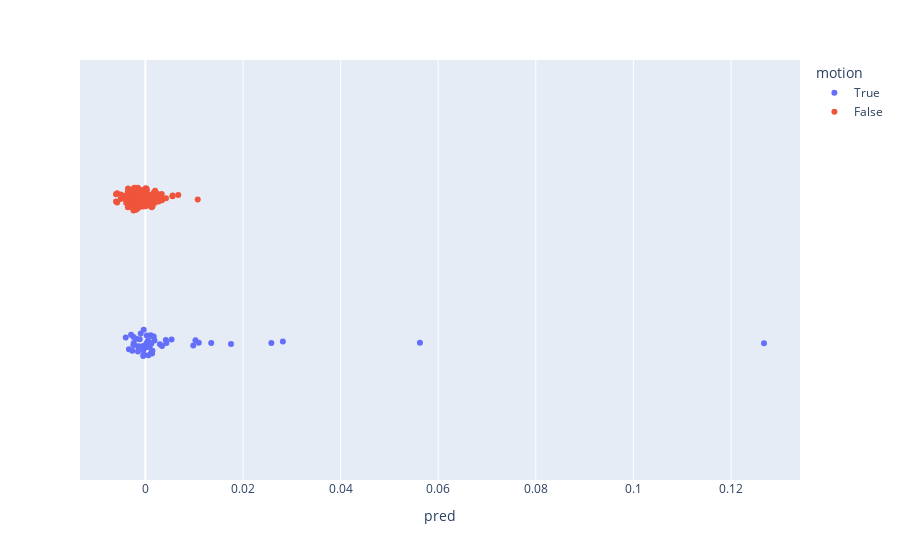

Notebook cell for this chart:
### Markdown cell above
## For SSIM

### Code cell
ssim_pred = pd.merge(ssim_df, score_df, on="identifier")
ssim_pred['label']=ssim_pred['motion']
px.strip(ssim_pred, color="motion", x='pred', hover_name="identifier", hover_data="comment")

### Figure 1 — Plotly figure (JSON) as saved in the notebook; plotly's stock layout.template omitted (floating-point values rounded to 4 significant figures)
{"data": [{"alignmentgroup": "True", "boxpoints": "all", "customdata": [["moderate motion at bottom of brain, ringing from frontal lobe into center of brain"], ["ringing throughout (especially axial view)"], ["some ringing in frontal lobe but not significant"], ["QC'd run 2, a lot of motion and ringing throughout"], ["Some motion and ringing"], ["Ringing"], ["ringing"], ["mild ringing throughout"], ["Minor ringing"], ["faint ringing but not significant "], ["ringing "], ["mild to moderate ringing"], ["some ringing throughout frontal lobe, minimal motion"], ["ringing"], ["severe ringing"], ["severe ringing/motion"], ["persistent ringing throughout"], ["mild persistent ringing throughout, sagittal section badly aligned in plane but corresponds with horizontal position-wise (frontal lobe comes in before cerebellum)"], ["moderate ringing and mild ghosting of eyes that clips brain"], ["fairly significant ringing throughout"], ["moderate ringing"], ["mild ringing"], ["incidental finding on skull, some motion"], ["severe ringing"], ["Very noticable ringing artifact"], ["faint ringing "], ["ringing"], ["significant ringing"], ["a bit grainy, mild ringing"], ["moderate motion and ringing"], ["ringing"], ["grainy, minor ringing"], ["mild to moderate ringing"], ["mild ringing"], ["ringing throughout"], ["ringing"], ["Minor ringing"], ["some ringing"], ["mild ringing"], ["some ringing"], ["ringing"], ["decent amount of motion, blurriness"], ["slight ringing"], ["ringing"], ["ringing of frontal lobe towards temporal lobe on left hemi"], ["ringing in frontal lobe"], ["Notable ringing in all views"], ["slight ringing"]], "fillcolor": "rgba(255,255,255,0)", "hoveron": "points", "hovertemplate": "<b>%{hovertext}</b><br><br>motion=True<br>pred=%{x}<br>comment=%{customdata[0]}<extra></extra>", "hovertext": ["IR00124_202210141", "IR00124_202212211", "IR01451_202210281", "IR02677_202303221", "IR08198_202305121", "IR08615_202303091", "IR08615_202305181", "IR09281_202304071", "IR13141_202308251", "MT09245_202302021", "MT16074_202304051", "MT18272_202307021", "OR02023_202210071", "OR10406_202306271", "OR10684_202305081", "OR10684_202308071", "PA01787_202211281", "PA01909_202211211", "PA03218_202305091", "PA07319_202303011", "PA07319_202305151", "PV15122_202309111", "SF01552_202304111", "SF02156_202306041", "SF02156_202308101", "SF05231_202301181", "SF05231_202304111", "SF10545_202302121", "SF14052_202308041", "SF14963_202306281", "SF14963_202309111", "YA08106_202307261", "YA13632_202304051", "YA15624_202305191", "YA17472_202303311", "YA20849_202308041", "YA23568_202308311", "IR11959_202305301", "IR11959_202308071", "MT13133_202303081", "MT23247_202308171", "PA00650_202209061", "PA00650_202304041", "SF29950_202308301", "YA03473_202209011", "YA03473_202211281", "YA05293_202212051", "YA16945_202303151"], "legendgroup": "True", "line": {"color": "rgba(255,255,255,0)"}, "marker": {"color": "#636efa"}, "name": "True", "offsetgroup": "True", "orientation": "h", "pointpos": 0, "showlegend": true, "type": "box", "x": [-0.001893, -0.001522, 0.0002674, 0.02816, 0.0005099, -0.000459, -0.001125, -0.0004316, 0.003396, 0.0008381, 0.01348, -0.003377, -0.000965, -0.004041, 0.01754, 0.001431, 0.0098, 0.0005702, -0.00156, 0.001055, 0.0006156, 0.00297, 0.01093, 0.00169, 1.748e-05, 0.0258, 0.001189, 0.1268, -0.0003383, 0.001199, -0.0003602, 0.004293, 0.005356, 0.0002698, 0.01025, 0.004178, -0.002448, 0.05625, -0.002391, 0.0007985, 0.001357, 0.001859, -0.002472, -0.002693, 0.001368, -0.0003524, -0.002942, -0.001176], "x0": " ", "xaxis": "x", "y0": " ", "yaxis": "y"}, {"alignmentgroup": "True", "boxpoints": "all", "customdata": [["very faint ringing in nonnorm"], [null], ["faint ringing but not significant"], [null], ["very minor ringing "], ["No notable issues"], ["minor ringing "], ["ghosting of eyes clips brain a bit"], ["no notable issues"], ["negligible ringing"], ["no notable issues"], [null], ["No notable issues"], ["Negligible ringing"], [null], ["minor ringing at the top of the brain"], ["No notable issues"], [null], ["no notable issues"], [null], ["incidental finding - large cyst in right temporal pole "], ["no notable issues"], ["no notable issues"], ["no notable issues"], ["ghosting of eyes slightly clips brain"], [null], [null], ["mild ringing"], ["No notable issues"], ["minor ringing "], ["noise"], ["Almost unnoticable ringing"], [null], [null], ["some tissue atrophy at the top of the brain "], ["No notable issues"], ["negligible ringing"], [null], ["vertical ghosting of eyes with minor impact to brain"], [null], ["No notable issues"], ["wraparound at most inferior level of axial view but doesn't impact brain in any way"], ["no notable issues"], ["a bit grainy, otherwise fine"], ["No notable issues"], ["no notable issues"], [null], [null], ["No notable issues"], ["4"], ["negligible ringing and ghosting of eyes"], ["negligible ghosting at eyes"], ["no notable issues"], ["no notable issues"], ["No notable issues"], [null], [null], ["No notable issues"], [null], [null], ["^"], ["severe braces artifact in frontal lobe"], ["No notable issues"], [null], [null], [null], ["No notable issues"], ["no notable issues "], [null], [null], ["no notable issues "], ["no notable issues"], ["no notable issues "], ["minor ghosting that doesn't affect brain (axial view)"], ["no notable issues"], ["negligible ghosting at eyes"], [null], ["No notable issues"], [null], [null], [null], [null], ["no notable issues"], [null], ["ghosting at eyes clips temporal poles"], ["somewhat enlarged ventricles"], ["no notable issues"], ["negligible ringing"], ["no notable issues"], ["no notable issues"], [null], [null], ["no notable issues"], [null], ["no notable issues "], [null], [null], ["no notable issues"], ["No issues to note"], [null], [null], [null], [null], [null], ["scan is good, cyst in cerebellum may disrupt volume measurements"], [null]], "fillcolor": "rgba(255,255,255,0)", "hoveron": "points", "hovertemplate": "<b>%{hovertext}</b><br><br>motion=False<br>pred=%{x}<br>comment=%{customdata[0]}<extra></extra>", "hovertext": ["IR00491_202210171", "IR00491_202212191", "IR01451_202301041", "IR02516_202301131", "IR05485_202302151", "IR05485_202304261", "IR08198_202302161", "IR09281_202306211", "IR10222_202306291", "IR13141_202306221", "IR14628_202306301", "IR14628_202309051", "IR15177_202308171", "IR19595_202308301", "MT05499_202212101", "MT05499_202303062", "MT05499_202303061", "MT07364_202212211", "MT07364_202303271", "MT15919_202304031", "MT16018_202303271", "MT16018_202305251", "MT18250_202308101", "MT18272_202309051", "MT20156_202307101", "OR00697_202208151", "OR01380_202209281", "OR01380_202211291", "OR02023_202212131", "OR05031_202302141", "OR06829_202303231", "OR10406_202304051", "PA01260_202210201", "PA01260_202301181", "PA01909_202302231", "PA01921_202303081", "PA01921_202305111", "PA03218_202301271", "PA06165_202304291", "PA06165_202302151", "PA08957_202304241", "PA14126_202306131", "PA14348_202306051", "PV01062_202307241", "PV01606_202304051", "PV01606_202305311", "PV01701_202306211", "PV01828_202305031", "PV01828_202307051", "PV06062_202305241", "PV08171_202306071", "PV08171_202307311", "SF01552_202304201", "SF01552_202306061", "SF03788_202212141", "SF10462_202301131", "SF10462_202304061", "SF10545_202305051", "SF12054_202302281", "SF12054_202305181", "SF14052_202304102", "SF19868_202307121", "YA04611_202209291", "YA04611_202211211", "YA06869_202211111", "YA06869_202301261", "YA08106_202305171", "YA09994_202301191", "YA13632_202302071", "YA15624_202302161", "YA16301_202302091", "YA16301_202304111", "YA16606_202303281", "YA18404_202308241", "YA20433_202307181", "YA20449_202307051", "YA23168_202308211", "YA25683_202308291", "MT03607_202212291", "MT03607_202303022", "MT03607_202303021", "MT12595_202303071", "MT12595_202305311", "MT13133_202305041", "MT18844_202308091", "MT21233_202306221", "MT22493_202307211", "OR03049_202307281", "OR11644_202306221", "OR11644_202308241", "PA00272_202209021", "PA02303_202301231", "PA02303_202307271", "PA03224_202302041", "PV00880_202302081", "PV06517_202308281", "PV08193_202307171", "SF10428_202301181", "SF10428_202304081", "YA00926_202211031", "YA00926_202301241", "YA01508_202206231", "YA01508_202208261", "YA05293_202209261", "YA16945_202305241", "YA24934_202308281"], "legendgroup": "False", "line": {"color": "rgba(255,255,255,0)"}, "marker": {"color": "#EF553B"}, "name": "False", "offsetgroup": "False", "orientation": "h", "pointpos": 0, "showlegend": true, "type": "box", "x": [-0.002453, -0.001112, 0.0002912, -0.002415, 0.01071, 0.0007094, -0.00261, -0.0006302, -0.003285, 0.001461, 0.00245, -0.0009234, -0.001784, -0.005092, -0.003752, -0.000985, -0.001743, -0.0005215, 0.001926, -0.001929, 0.00129, -0.002483, -0.00224, -0.002571, 0.0009436, -0.003223, -0.002321, -0.0002056, -1.862e-05, -0.0009832, -0.001551, 0.000267, 0.001324, -0.002296, 0.0008714, -0.002853, -0.002306, -0.001634, -0.001171, -0.002006, -0.002901, -0.005804, -0.002056, -0.001926, -0.002301, -0.003542, -0.00162, 0.001977, -0.001208, -0.004699, 5.845e-05, -0.0001839, 0.00143, 0.002377, -0.002472, 0.002717, -0.001627, 0.0008822, -0.002962, -0.003564, 0.003393, -0.002842, -0.001906, 0.001135, -0.004228, -0.004057, -0.001723, -0.005805, 0.00334, -0.00079, 0.001262, 0.001926, -0.005032, -0.003933, -0.003599, 0.002017, -0.003579, 0.001728, 0.0002459, 0.005541, 0.005565, -0.0001597, -0.001536, -0.002177, -0.002899, -0.003753, 0.001868, 0.006724, -0.003121, 0.004215, -0.0005012, -0.003615, -0.002184, -0.002613, 2.334e-05, -0.002291, -0.0003302, 0.0001742, 0.0007521, -0.006028, -0.006033, 0.001701, -0.002884, -0.000709, -0.001626, 0.003306], "x0": " ", "xaxis": "x", "y0": " ", "yaxis": "y"}], "layout": {"boxmode": "group", "legend": {"title": {"text": "motion"}, "tracegroupgap": 0}, "margin": {"t": 60}, "xaxis": {"anchor": "y", "domain": [0, 1], "title": {"text": "pred"}}, "yaxis": {"anchor": "x", "domain": [0, 1]}}}
